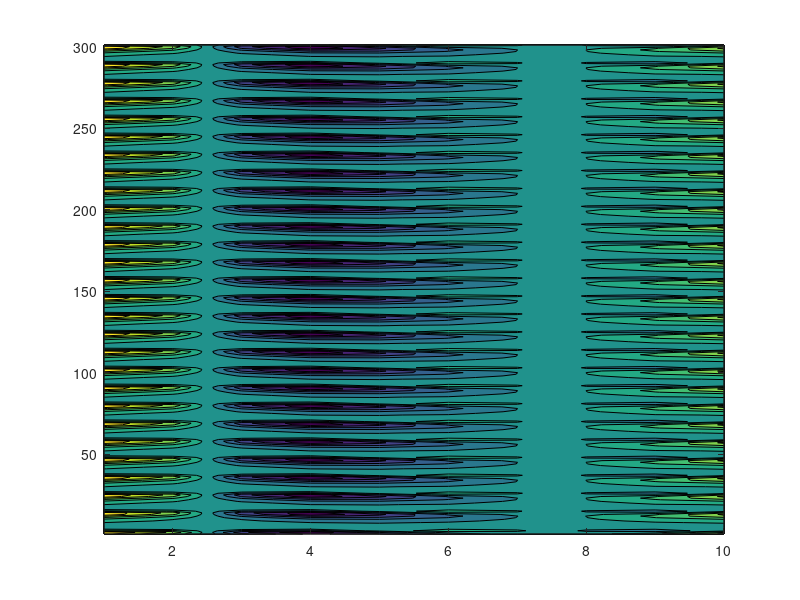

This figure's MATLAB source:
% Explicit Implicit differences on KS-equation

f = @(x) cos(x/16).*(1+sin(x/16));

M = 10;
%x = linspace(0,32*pi,M);
x = 32*pi*(1:M)/M;
h = (32*pi)/(M-1);
k = 0.01;
N = 300;
T = N*k;
%T = 20;
%N = ceil(T/k);

% Generating matrices for imp.exp. method
w = ones(1,M-1);
A = sparse(-2*eye(M) + diag(w,1) + diag(w,-1));
A(1,M) = 1;
A(M,1) = 1;
%A = k/(2*h^2)*A;

u = ones(1,M-2);
v = -4*ones(1,M-1);
B = sparse(6*eye(M)+diag(v,1)+diag(v,-1)+diag(u,2)+diag(u,-2)+diag([1;1],M-2)+diag([1;1],-M+2));
B(1,M) = -4;
B(M,1) = -4;
%B = k/(2*h^4)*B;

D = sparse(zeros(M) + diag(w,1) + diag(-w,-1));
D(M,1) = 1;
D(1,M) = -1;
%D = k/(4*h)*D;

F = (eye(M)+A+B);
G = (eye(M)-A-B);

U = f(x);

% Time step N iterations:
for n = 1:N
    U(n+1,:) = F\G*(U(n,:)') - F\D*(U(n,:)'.^2);
end

%mesh(U)
figure()
contourf(U)